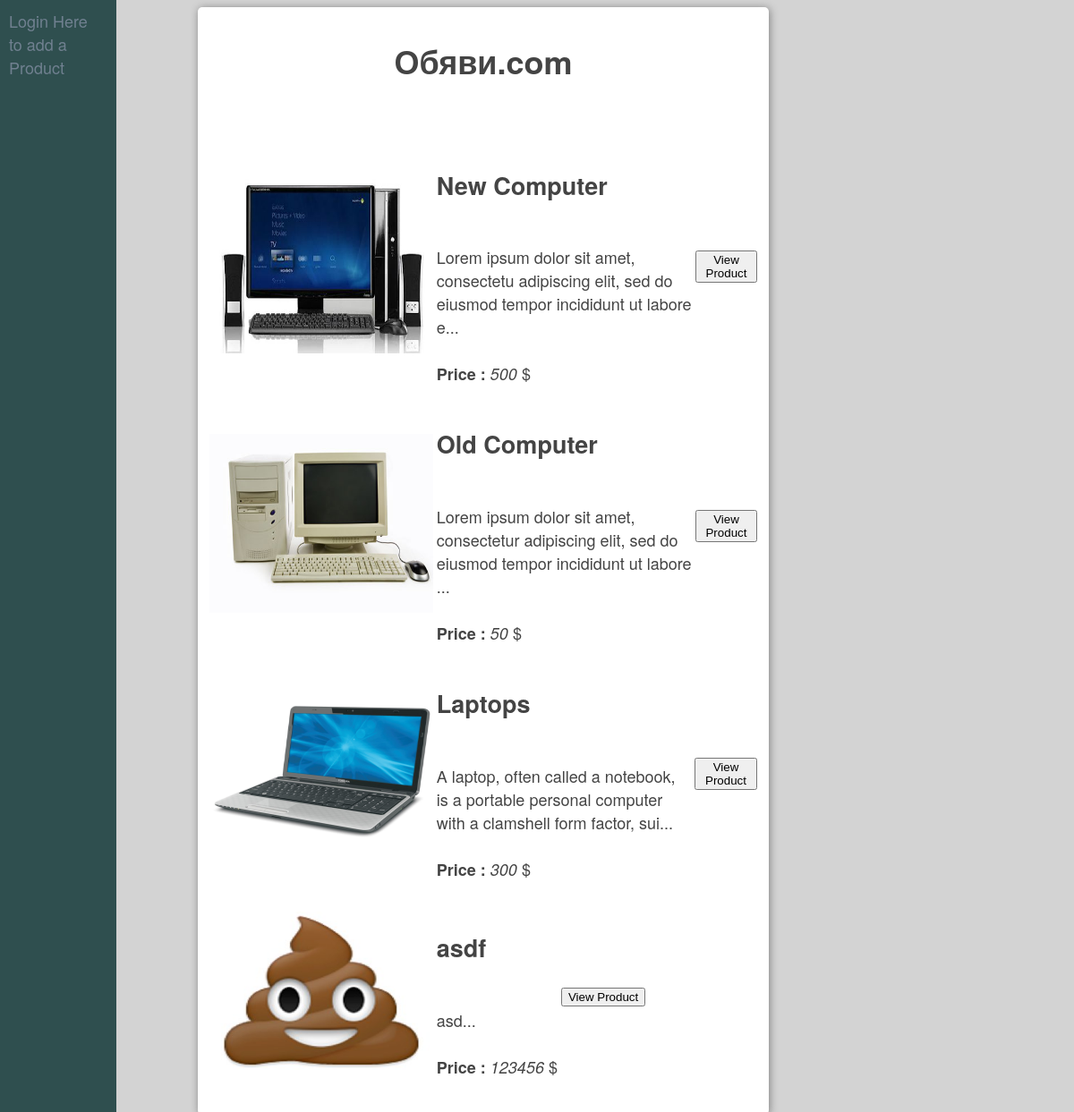
Before: / with the older database file.
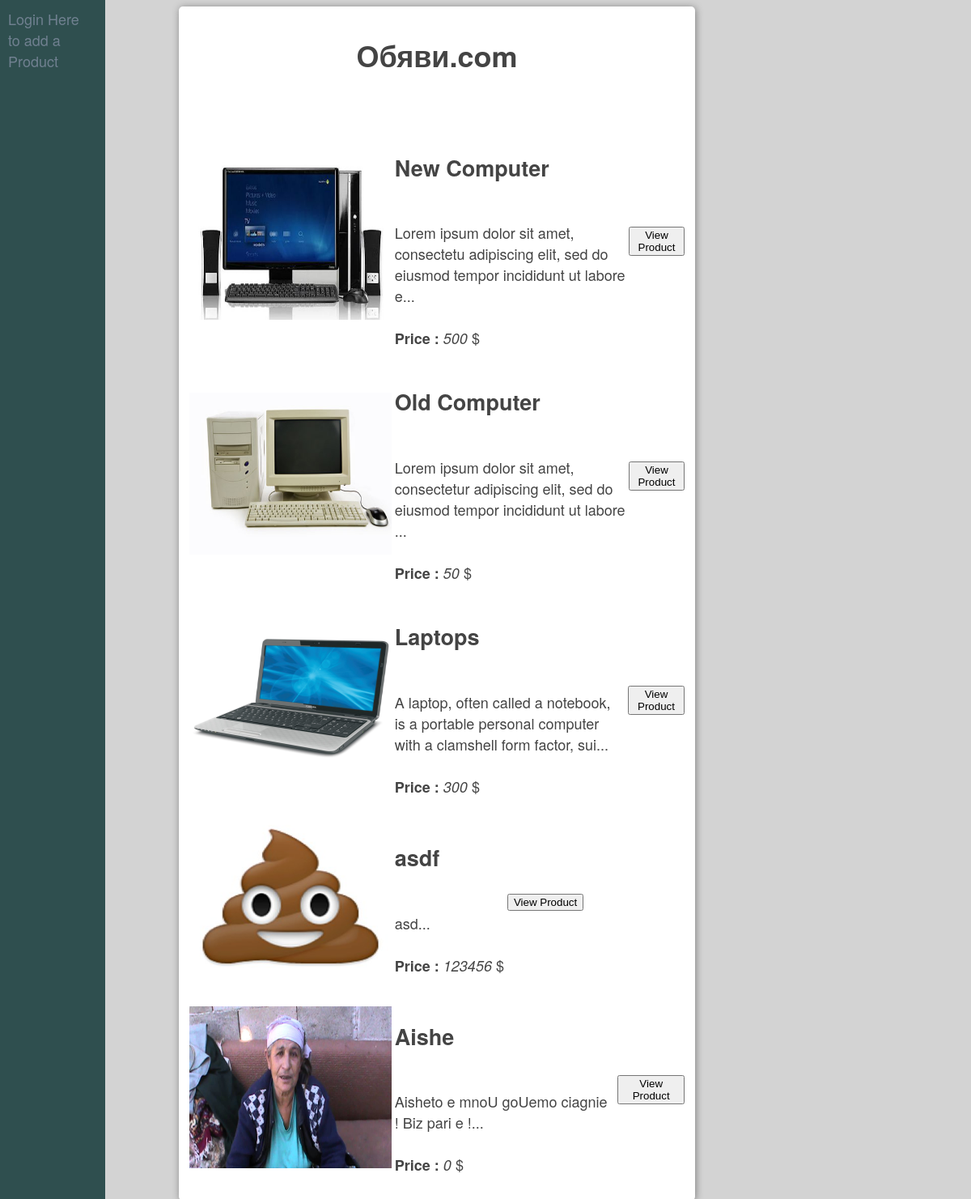
After: the same page with the newer database file.
### tables this page shows
CREATE TABLE IF NOT EXISTS `ads` (
  `id` int(10) NOT NULL,
  `img_path` varchar(255) NOT NULL,
  `img_name` varchar(255) NOT NULL,
  `ad_name` varchar(255) NOT NULL,
  `description` text NOT NULL,
  `price` int(10) NOT NULL,
  `usr_id` int(10) NOT NULL
);

### index.php (the view, shortened to what this page needs)
<?php
require('/login/session.php');
?>
<!Doctype HTML>
<html>
<head>
<link rel="stylesheet" type="text/css" href="style.css">
</head>
<body>
    <form id="container">
<?php
include("sidebar.php");
$ads_query=$connection->query('SELECT id, img_path, img_name, ad_name, description, price FROM `ads` '.$addsql);
	while ( ($row=$ads_query->fetch_assoc()) !== null) {
		extract($row);
		if($_GET[view]== $id){
			echo "<div class='ob_ins'>
                  <h1>".$ad_name."</h1>
				  <br><br>
				  <img src=".$img_path.'/'.$img_name."><br>
				  <b>Price:</b> ".$price."$<br>
				  <b>Product description:</b><br>".$description."<br>
				  <a href =". 'index.php' .">Return to Home Page</a>
                  </div>
				 ";
		} else {
			echo "<div class='ob_out'>
                <p>
				<table>
					<th>
						<img src=".$img_path.''.$img_name.">
					</th>
					<td>
						<h2>". $ad_name ."</h2><br>
						". $description = substr($description,0,100).'...' ."<br><br>
						<b>Price :</b> <i>". $price ."</i> $<br>
					</td>
					<td>
						<button type='submit' name='view' value='".$id."'>View Product</button>
					</td>
				</table>
			</p>
            </div>";
    	}
    }
?>
</form>
</body>
</html>

### sidebar.php
<?php
    echo "<h1 id='Head_Ob'><a id='Head_Ob' href=".'index.php'.">Обяви.com</a></h1><br>
    <nav class='vertical'>";
            if(isset($_SESSION['login_user'])){
                echo "<h4 id='Hello'>Hello, <i>". $name_db ."</i>.</h4><br>
	<ul>
        <li><a href=". 'add.php'.">Add a Product</a></li><br>
        <li><a href=". '/obqvi/edit.php'.">Your products</a></li><br>
        <li><a href=". '/obqvi/login/logout.php'.">Logout</a></li>
    </ul>";
            } else {
                echo "<ul><li id=".register."><a href=". '/obqvi/login/index.php' .">Login Here<br>to add a Product</a></li></ul>";
            }
?>
</nav>

### style.css (style rules this page uses)
body { background: lightgrey; color: #444; -webkit-font-smoothing: antialiased; font-family: 'Helvetica Neue', sans-serif; font-size: 18px; font-weight: 400; height: auto !important; height: 100%; min-height: 100%; text-rendering: optimizeLegibility; padding-right: 10%; }
* { box-sizing: border-box; }
.vertical { position: fixed; padding: 10px; top: 0; left: 0; height: 100%; width: 130px; background: darkslategray; transition: width ease .5s; }
.vertical ul { list-style: none; margin: 0; padding: 0; }
.vertical ul li { margin-bottom: 25px; }
.vertical a { color: slategrey; text-decoration: none; border-bottom: 1px solid transparent; transition: color ease .35s, border-bottom-color ease .35s; }
#Head_Ob { text-decoration: none; color: #444; text-align: center; transition: color ease .5s; }
#container { background-color: white; box-shadow: 1px 1px 10px grey; border-radius: 5px; margin: auto; padding: 10px; width: 60%; column-span: 50; padding: 10px; position:relative; transition:margin-left ease .5s; // fluid transition when resizing }
img { width:250px; height:200px; }
td { //width:400px; }

Changed rows visible on the page:
added ads: img_path+img_name (placeholder picture), ad_name "Aishe", description "Aisheto e mnoU goUemo ciagnie ! Biz pari e !", price "0", $id 5 (drawn)
